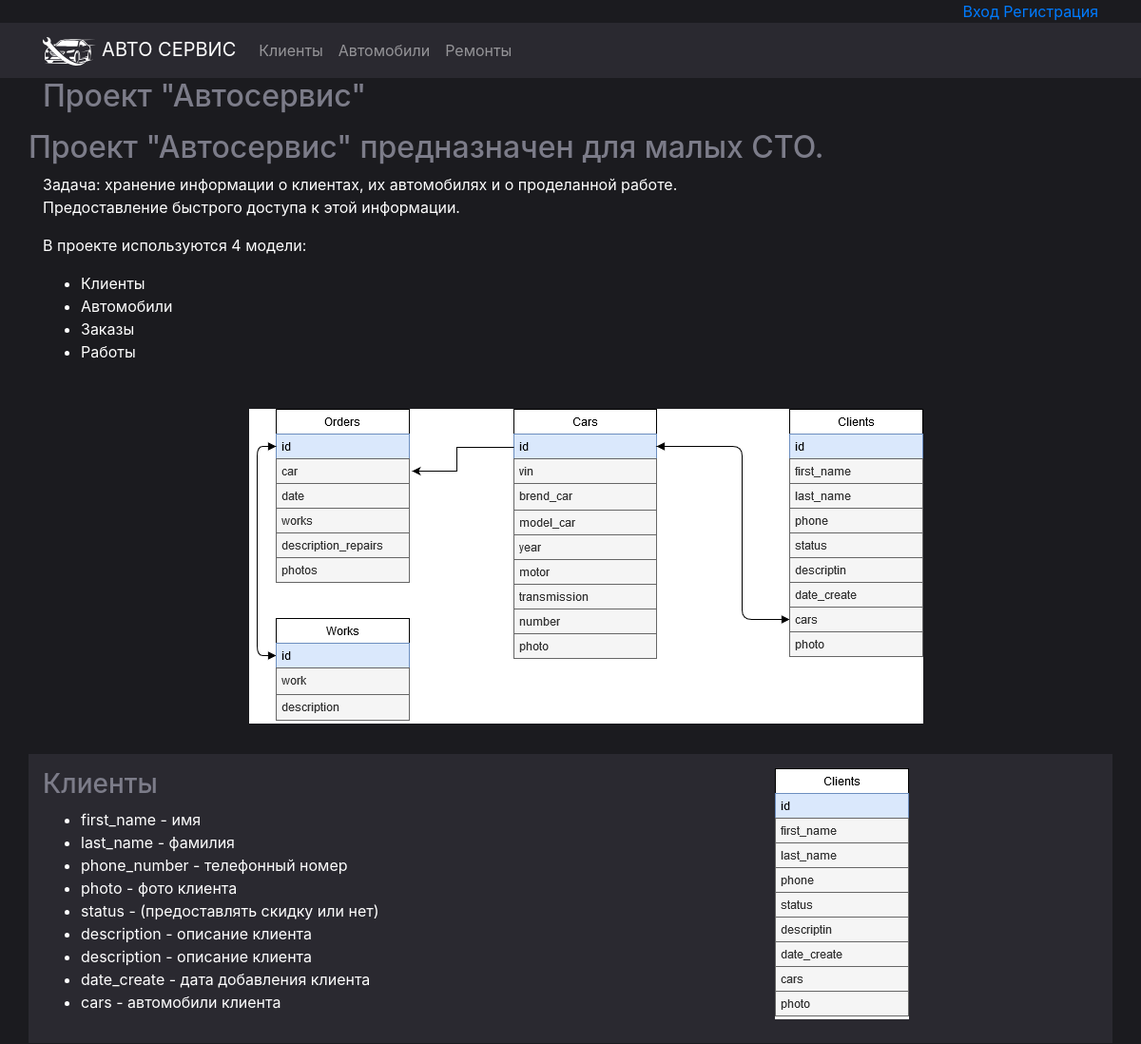
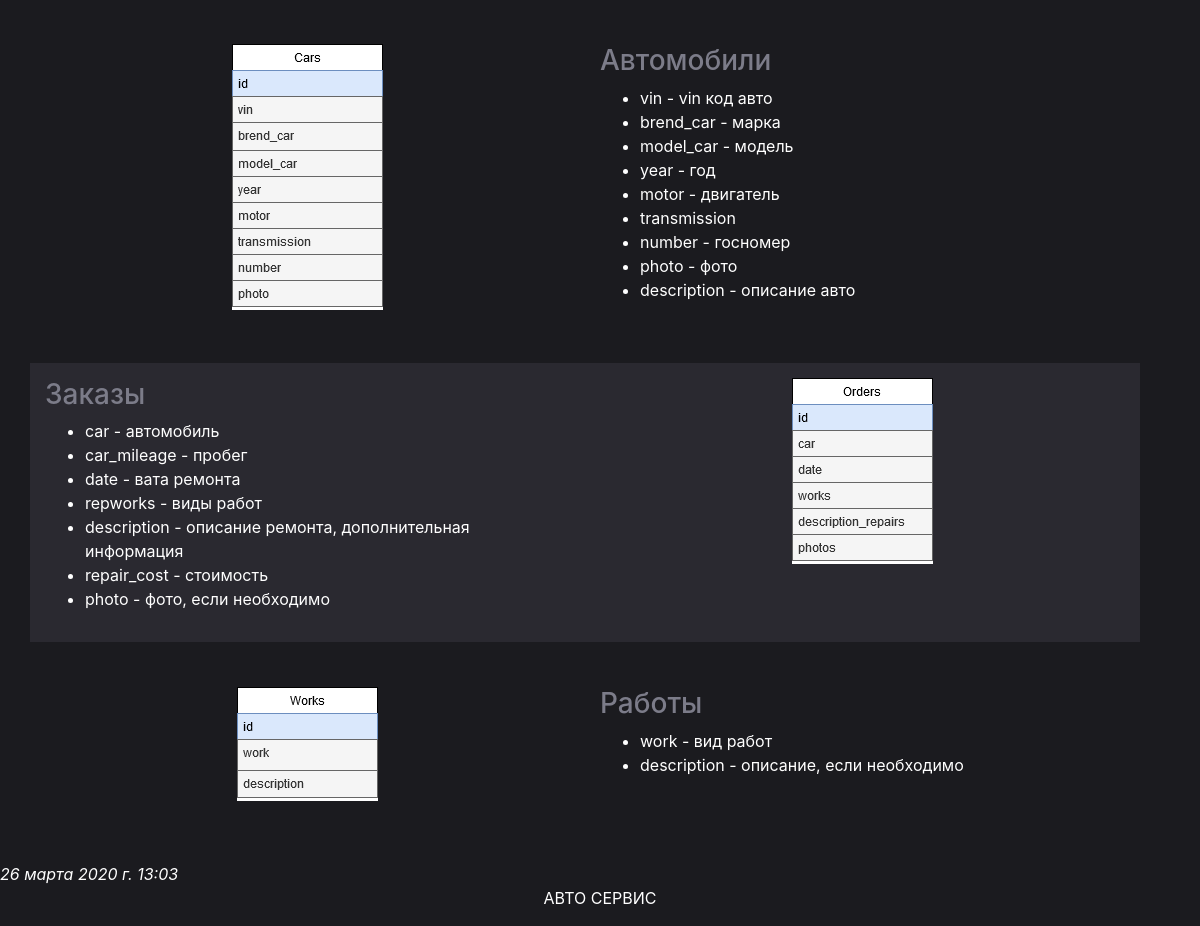
/articles/1/, run on the app's committed database (2 pictures, top to bottom).
### sto/models.py (models this page shows, shortened)
class Article(models.Model):
    article_title = models.CharField('название статьи', max_length=70)
    article_text = models.TextField('текст статьи')
    pub_date = models.DateTimeField('дата публикации', auto_now_add=True)
    homepage = models.BooleanField('Разместить на главной')
    class Meta:
        verbose_name = 'Материал'
        verbose_name_plural = 'Материалы'

### sto/views.py (the view)
# urls.py: path('articles/<int:article_id>/', views.ArticleDetailViews.as_view(), name='article_detail'),
class ArticleDetailViews(View):
    def get(self, request, article_id):
        try:
            article = Article.objects.get(id=article_id)
        except:
            raise Http404("Материал не найден")
        return render(request, 'articles/article_detail.html',
                      {'article': article})

### sto/templates/articles/article_detail.html (shortened to what this page needs)
{% extends 'base.html' %}
{% block content %}
    <h2>{{ article.article_title }}</h2>
    {% autoescape off %}
    <p>{{ article.article_text }}</p>
    {% endautoescape %}
    <em>{{ article.pub_date }}</em>
{% endblock %}

### sto/static/style.css (style rules this page uses)
body { background-color: #1b1b1f; color: white; }
.modeli-text .row { margin-bottom:30px; }
.repair-detail h1, h2, h3 { color:#7c7c89; }
.modeli-text .row { padding:15px 0; }

### data on the page
Article: article_title "Проект \"Автосервис\"", article_text "Проект \"Автосервис\" предназначен для малых СТО. Задача: хранение информации о клиентах, их автомобилях и о проделанной работе. Предоставление быстрого доступа к этой информации. В проекте используются 4 модели: Клиенты Автомобили Заказы Работы Клиенты first_name - имя last_name - фамилия phone_number - телефонный номер photo - фото клиента status - (предоставлять скидку или нет) description - описание клиента description - описание клиента date_create - дата добавления клиента cars - автомобили клиента Автомобили vin - vin код авто brend_car - марка model_car - модель year - год motor - двигатель transmission number - госномер photo - фото description - описание авто Заказы car - автомобиль…", article_text (picture), pub_date "26 марта 2020 г. 13:03"
